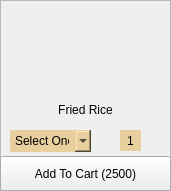
      <widget class="QFrame" name="frame_33">
       <property name="geometry">
        <rect>
         <x>320</x>
         <y>50</y>
         <width>171</width>
         <height>191</height>
        </rect>
       </property>
       <property name="frameShape">
        <enum>QFrame::StyledPanel</enum>
       </property>
       <property name="frameShadow">
        <enum>QFrame::Raised</enum>
       </property>
       <widget class="QLabel" name="label_59">
        <property name="geometry">
         <rect>
          <x>30</x>
          <y>10</y>
          <width>111</width>
          <height>91</height>
         </rect>
        </property>
        <property name="text">
         <string/>
        </property>
        <property name="pixmap">
         <pixmap resource="../icons/place.qrc">:/Assets/df43c5fd-ece3-4f4d-9fd4-de87828f1523.jpg</pixmap>
        </property>
        <property name="scaledContents">
         <bool>true</bool>
        </property>
       </widget>
       <widget class="QLabel" name="label_60">
        <property name="geometry">
         <rect>
          <x>55</x>
          <y>100</y>
          <width>61</width>
          <height>20</height>
         </rect>
        </property>
        <property name="styleSheet">
         <string notr="true">background-color: transparent;
padding-bottom: -3;
border: 0;
font: 11pt &quot;Agency FB&quot;;</string>
        </property>
        <property name="text">
         <string>Fried Rice</string>
        </property>
        <property name="alignment">
         <set>Qt::AlignCenter</set>
        </property>
        <property name="wordWrap">
         <bool>true</bool>
        </property>
       </widget>
       <widget class="QComboBox" name="comboBox_12">
        <property name="geometry">
         <rect>
          <x>10</x>
          <y>130</y>
          <width>81</width>
          <height>22</height>
         </rect>
        </property>
        <property name="styleSheet">
         <string notr="true">border: 0;
background-color: rgb(232, 208, 158);
</string>
        </property>
        <item>
         <property name="text">
          <string>Select One</string>
         </property>
        </item>
        <item>
         <property name="text">
          <string>Chicken</string>
         </property>
        </item>
        <item>
         <property name="text">
          <string>Beef</string>
         </property>
        </item>
       </widget>
       <widget class="QPushButton" name="friedminus">
        <property name="geometry">
         <rect>
          <x>100</x>
          <y>130</y>
          <width>21</width>
          <height>23</height>
         </rect>
        </property>
        <property name="styleSheet">
         <string notr="true">QPushButton{
border: 0;}
QPushButton:hover{
padding-left: -2px;
}
QPushButton:pressed{
padding-left: -5px;
}</string>
        </property>
        <property name="text">
         <string/>
        </property>
        <property name="icon">
         <iconset resource="../icons/place.qrc">
          <normaloff>:/Assets/minus-hexagon.png</normaloff>:/Assets/minus-hexagon.png</iconset>
        </property>
        <property name="iconSize">
         <size>
          <width>20</width>
          <height>20</height>
         </size>
        </property>
       </widget>
       <widget class="QPushButton" name="friedplus">
        <property name="geometry">
         <rect>
          <x>140</x>
          <y>130</y>
          <width>21</width>
          <height>23</height>
         </rect>
        </property>
        <property name="styleSheet">
         <string notr="true">QPushButton{
border: 0;}
QPushButton:hover{
padding-left: 2px;
}
QPushButton:pressed{
padding-left: 5px;
}</string>
        </property>
        <property name="text">
         <string/>
        </property>
        <property name="icon">
         <iconset resource="../icons/place.qrc">
          <normaloff>:/Assets/plus-hexagon.png</normaloff>:/Assets/plus-hexagon.png</iconset>
        </property>
        <property name="iconSize">
         <size>
          <width>20</width>
          <height>20</height>
         </size>
        </property>
       </widget>
       <widget class="QLabel" name="fried_label">
        <property name="geometry">
         <rect>
          <x>120</x>
          <y>130</y>
          <width>21</width>
          <height>21</height>
         </rect>
        </property>
        <property name="styleSheet">
         <string notr="true">border: 0;
background-color: rgb(232, 208, 158)</string>
        </property>
        <property name="text">
         <string>1</string>
        </property>
        <property name="alignment">
         <set>Qt::AlignCenter</set>
        </property>
       </widget>
       <widget class="QPushButton" name="fieldcart">
        <property name="geometry">
         <rect>
          <x>0</x>
          <y>156</y>
          <width>171</width>
          <height>35</height>
         </rect>
        </property>
        <property name="styleSheet">
         <string notr="true">QPushButton{
font: 11pt &quot;Agency FB&quot;;}
QPushButton:hover{
background-color: rgb(0, 0, 0);
color: rgb(255, 255, 255)
}</string>
        </property>
        <property name="text">
         <string>Add To Cart (2500)</string>
        </property>
       </widget>
      </widget>
